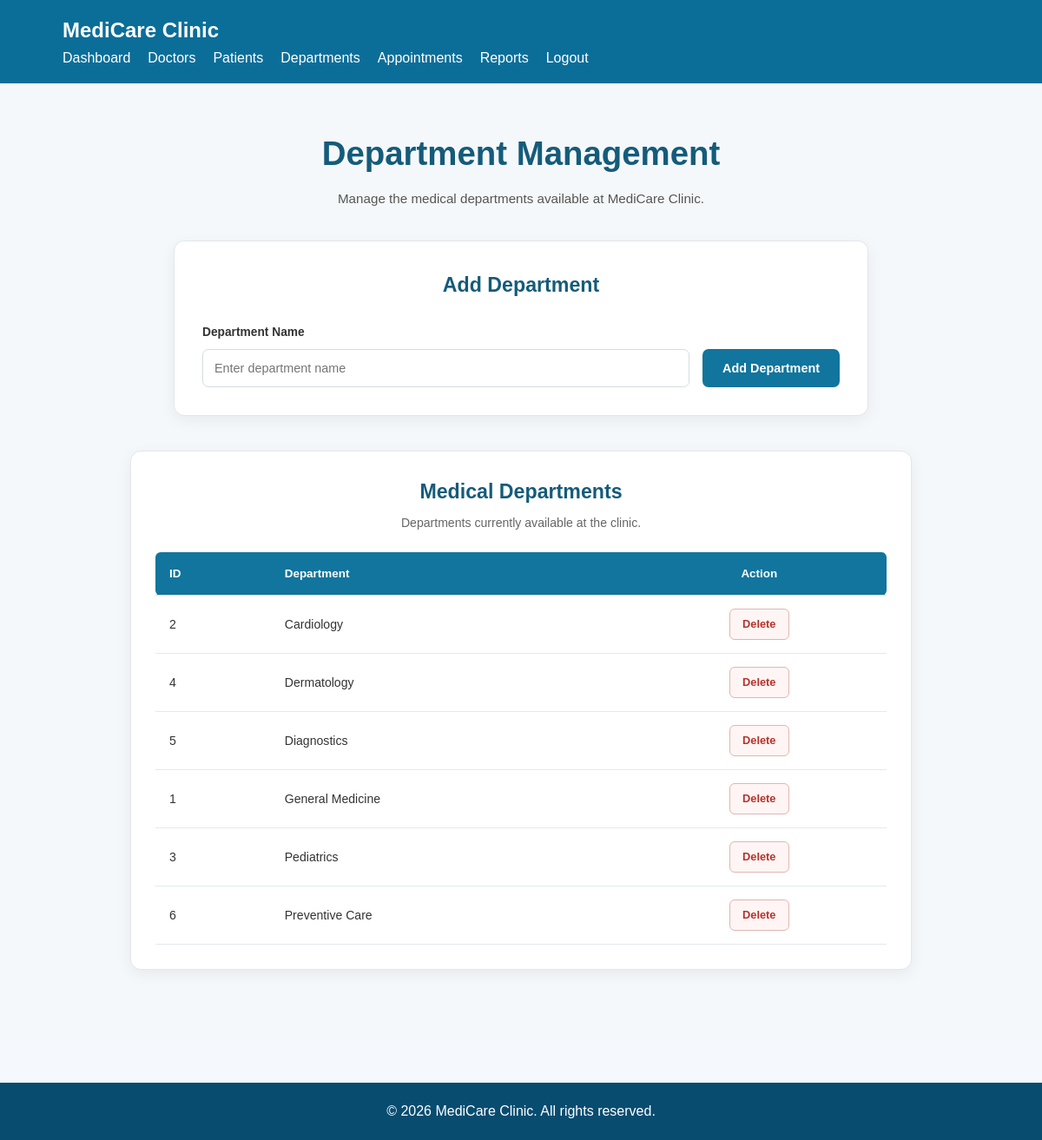
The app's page /admin/departments.php (signed in) with its own data.
### tables this page shows
CREATE TABLE IF NOT EXISTS `departments` (
  `id` int(11) NOT NULL AUTO_INCREMENT,
  `name` varchar(100) NOT NULL,
  PRIMARY KEY (`id`)
);

### admin/departments.php (the view, shortened to what this page needs)
<?php
include "../config/database.php";
$department_result = $conn->query("
    SELECT id, name
    FROM departments
    ORDER BY name ASC
");
?>
<!DOCTYPE html>
<html lang="en">
<head>
    <link
        rel="stylesheet"
        href="../css/style.css"
    >
</head>
<body>
<header>
    <div class="container">
        <div class="logo">
            MediCare Clinic
        </div>
        <nav>
            <a href="dashboard.php">Dashboard</a>
            <a href="doctors.php">Doctors</a>
            <a href="patients.php">Patients</a>
            <a href="departments.php">Departments</a>
            <a href="appointments.php">Appointments</a>
            <a href="reports.php">Reports</a>
            <a href="../logout.php">Logout</a>
        </nav>
    </div>
</header>
<section class="department-page">
    <div class="container">
        <div class="department-title">
            <h1>
                Department Management
            </h1>
            <p>
                Manage the medical departments available at MediCare Clinic.
            </p>
        </div>
        <div class="department-form-card">
            <h2>
                Add Department
            </h2>
            <form
                method="POST"
                class="department-form"
            >
                <div class="department-field">
                    <label for="name">
                        Department Name
                    </label>
                    <input
                        type="text"
                        id="name"
                        name="name"
                        placeholder="Enter department name"
                        required
                    >
                </div>
                <button
                    type="submit"
                    name="add_department"
                    class="department-add-button"
                >
                    Add Department
                </button>
            </form>
        </div>
        <div class="department-table-card">
            <div class="department-table-header">
                <h2>
                    Medical Departments
                </h2>
                <p>
                    Departments currently available at the clinic.
                </p>
            </div>
            <table class="department-table">
                <thead>
                    <tr>
                        <th>
                            ID
                        </th>
                        <th>
                            Department
                        </th>
                        <th>
                            Action
                        </th>
                    </tr>
                </thead>
                <tbody>
                    <?php while (
                        $department =
                        $department_result->fetch_assoc()
                    ) { ?>
                        <tr>
                            <td>
                                <?php
                                echo $department["id"];
                                ?>
                            </td>
                            <td>
                                <?php
                                echo htmlspecialchars(
                                    $department["name"]
                                );
                                ?>
                            </td>
                            <td>
                                <a
                                    href="departments.php?delete=<?php echo $department["id"]; ?>"
                                    class="department-delete"
                                >
                                    Delete
                                </a>
                            </td>
                        </tr>
                    <?php } ?>
                </tbody>
            </table>
        </div>
    </div>
</section>
<footer>
    <p>
        &copy; 2026 MediCare Clinic. All rights reserved.
    </p>
</footer>
</body>
</html>

### css/style.css (style rules this page uses)
html, body { min-height: 100%; }
body { min-height: 100vh; display: flex; flex-direction: column; }
footer { margin-top: auto; }
* { margin: 0; padding: 0; box-sizing: border-box; }
body { font-family: Arial, sans-serif; background: #f5f8fc; color: #222; line-height: 1.6; }
header { background: #0b6e99; color: white; padding: 16px 6%; display: flex; justify-content: space-between; align-items: center; }
.logo { font-size: 24px; font-weight: bold; }
nav { display: flex; gap: 20px; flex-wrap: wrap; }
nav a { color: white; text-decoration: none; font-weight: 500; }
table { width: 100%; border-collapse: collapse; min-width: 700px; }
th, td { padding: 12px; border-bottom: 1px solid #ddd; text-align: left; }
th { background: #0b6e99; color: white; }
footer { background: #084c70; color: white; text-align: center; padding: 20px; margin-top: 50px; }

### admin/departments.php (style rules this page uses)
.department-page { background: #f5f8fa; padding: 50px 0 80px; min-height: calc(100vh - 160px); }
.department-title { text-align: center; margin-bottom: 35px; }
.department-title h1 { margin: 0 0 10px; color: #155b7a; font-size: 2.4rem; }
.department-title p { margin: 0; color: #555; font-size: 0.95rem; }
.department-form-card { width: 100%; max-width: 800px; margin: 0 auto 40px; padding: 32px; box-sizing: border-box; background: #ffffff; border: 1px solid #e1e7eb; border-radius: 12px; box-shadow: 0 5px 18px rgba(0, 0, 0, 0.06); }
.department-form-card h2 { margin: 0 0 25px; color: #155b7a; text-align: center; font-size: 1.45rem; }
.department-form { display: flex; align-items: flex-end; gap: 15px; }
.department-field { flex: 1; }
.department-field label { display: block; margin-bottom: 8px; color: #333; font-size: 0.86rem; font-weight: 600; }
.department-field input { width: 100%; height: 44px; padding: 0 13px; box-sizing: border-box; border: 1px solid #d4dde2; border-radius: 7px; background: #ffffff; color: #222; font-family: inherit; font-size: 0.9rem; outline: none; }
.department-add-button { height: 44px; padding: 0 23px; border: none; border-radius: 7px; background: #11759d; color: #ffffff; font-family: inherit; font-size: 0.9rem; font-weight: 600; cursor: pointer; white-space: nowrap; }
.department-table-card { width: 100%; max-width: 900px; margin: 0 auto; padding: 28px; box-sizing: border-box; background: #ffffff; border: 1px solid #e1e7eb; border-radius: 12px; box-shadow: 0 5px 18px rgba(0, 0, 0, 0.06); overflow-x: auto; }
.department-table-header { text-align: center; margin-bottom: 22px; }
.department-table-header h2 { margin: 0 0 6px; color: #155b7a; font-size: 1.45rem; }
.department-table-header p { margin: 0; color: #666; font-size: 0.88rem; }
.department-table { width: 100%; border-collapse: collapse; min-width: 550px; }
.department-table th { padding: 14px 16px; background: #11759d; color: #ffffff; font-size: 0.84rem; font-weight: 600; text-align: left; }
.department-table th:first-child { border-radius: 6px 0 0 6px; }
.department-table th:last-child { border-radius: 0 6px 6px 0; text-align: center; }
.department-table td { padding: 15px 16px; border-bottom: 1px solid #e5eaed; color: #333; font-size: 0.88rem; vertical-align: middle; }
.department-table td:last-child { text-align: center; }
.department-delete { display: inline-flex; align-items: center; justify-content: center; height: 36px; padding: 0 14px; border: 1px solid #e0b5b2; border-radius: 6px; background: #fff5f4; color: #b3332b; text-decoration: none; font-size: 0.8rem; font-weight: 600; }

### records on screen
departments: id "2", name "Cardiology"
departments: id "4", name "Dermatology"
departments: id "5", name "Diagnostics"
departments: id "1", name "General Medicine"
departments: id "3", name "Pediatrics"
departments: id "6", name "Preventive Care"
